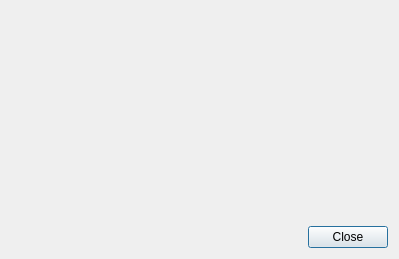
<?xml version="1.0" encoding="UTF-8"?>
<ui version="4.0">
 <class>TagPlot</class>
 <widget class="QDialog" name="TagPlot">
  <property name="geometry">
   <rect>
    <x>0</x>
    <y>0</y>
    <width>399</width>
    <height>259</height>
   </rect>
  </property>
  <property name="windowTitle">
   <string>Dialog</string>
  </property>
  <layout class="QGridLayout" name="gridLayout">
   <item row="0" column="0">
    <widget class="QWidget" name="canvas" native="true"/>
   </item>
   <item row="1" column="0">
    <widget class="QDialogButtonBox" name="buttonBox">
     <property name="orientation">
      <enum>Qt::Horizontal</enum>
     </property>
     <property name="standardButtons">
      <set>QDialogButtonBox::Close</set>
     </property>
    </widget>
   </item>
  </layout>
 </widget>
 <resources/>
 <connections>
  <connection>
   <sender>buttonBox</sender>
   <signal>accepted()</signal>
   <receiver>TagPlot</receiver>
   <slot>accept()</slot>
   <hints>
    <hint type="sourcelabel">
     <x>248</x>
     <y>254</y>
    </hint>
    <hint type="destinationlabel">
     <x>157</x>
     <y>274</y>
    </hint>
   </hints>
  </connection>
  <connection>
   <sender>buttonBox</sender>
   <signal>rejected()</signal>
   <receiver>TagPlot</receiver>
   <slot>reject()</slot>
   <hints>
    <hint type="sourcelabel">
     <x>316</x>
     <y>260</y>
    </hint>
    <hint type="destinationlabel">
     <x>286</x>
     <y>274</y>
    </hint>
   </hints>
  </connection>
 </connections>
</ui>
